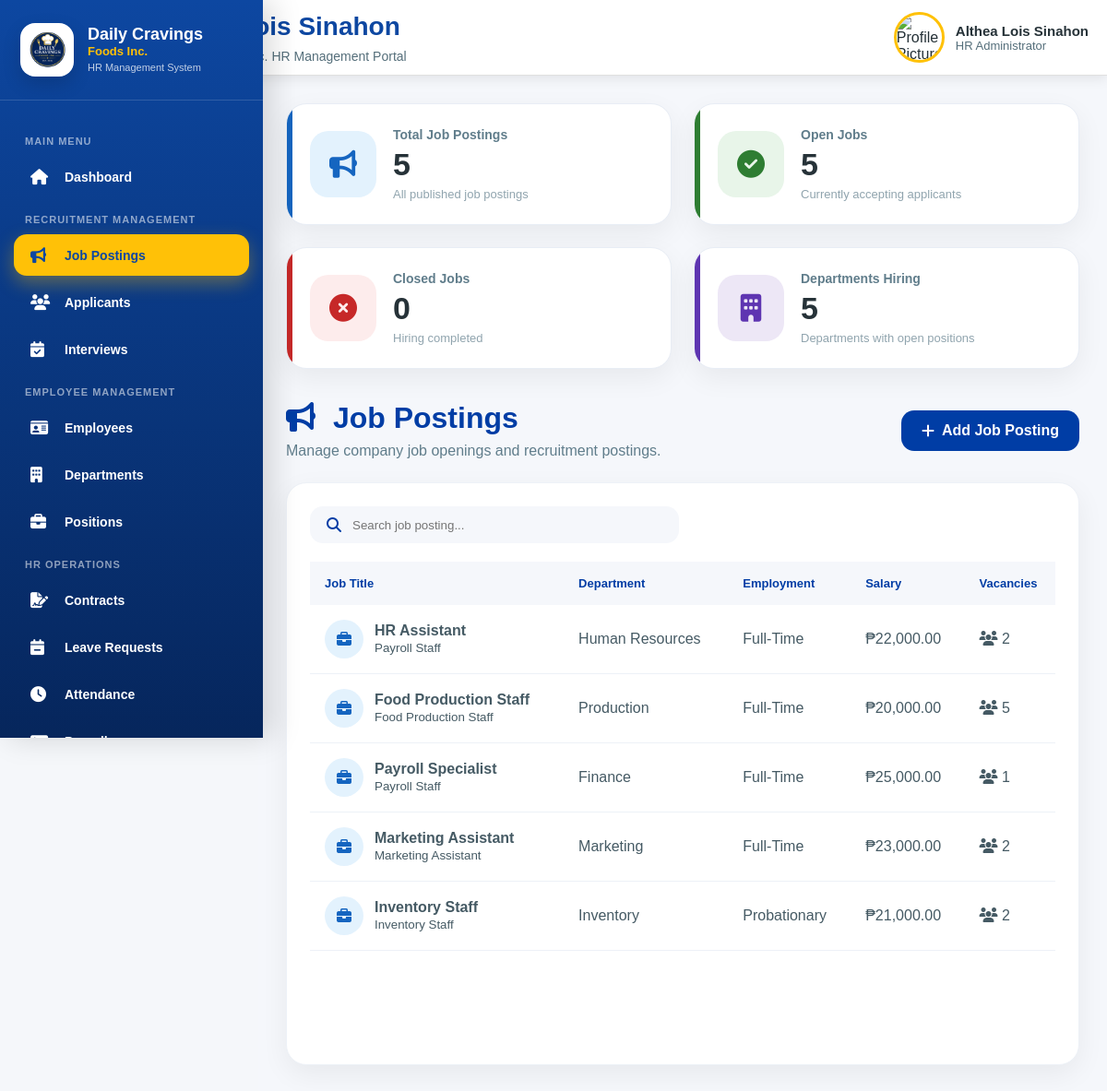
Screenshot of /hr/job_postings.php (signed in) with the database file from the repository.
### tables this page shows
CREATE TABLE `job_postings` (
  `job_id` int(11) NOT NULL,
  `position_id` int(11) DEFAULT NULL,
  `department_id` int(11) DEFAULT NULL,
  `job_title` varchar(100) DEFAULT NULL,
  `salary` decimal(10,2) DEFAULT NULL,
  `employment_type` enum('Full-Time','Part-Time','Contractual','Probationary','Internship') DEFAULT NULL,
  `description` text DEFAULT NULL,
  `location` varchar(150) DEFAULT NULL,
  `vacancies` int(11) DEFAULT 1,
  `requirements` text DEFAULT NULL,
  `responsibilities` text DEFAULT NULL,
  `status` enum('Open','Closed') DEFAULT 'Open',
  `posted_date` date DEFAULT NULL,
  `closing_date` date DEFAULT NULL,
  `created_at` timestamp NOT NULL DEFAULT current_timestamp()
);

CREATE TABLE `positions` (
  `position_id` int(11) NOT NULL,
  `department_id` int(11) DEFAULT NULL,
  `position_name` varchar(100) DEFAULT NULL,
  `description` text DEFAULT NULL,
  `status` enum('Active','Inactive') DEFAULT 'Active',
  `created_at` timestamp NOT NULL DEFAULT current_timestamp()
);

CREATE TABLE `departments` (
  `department_id` int(11) NOT NULL,
  `department_name` varchar(100) DEFAULT NULL,
  `description` text DEFAULT NULL,
  `created_at` timestamp NOT NULL DEFAULT current_timestamp(),
  `status` enum('Active','Inactive') DEFAULT 'Active'
);

### hr/job_postings.php (the view, shortened to what this page needs)
<?php
require_once "../config/db.php";
$conn->exec("
    UPDATE job_postings
    SET status = 'Closed'
    WHERE status = 'Open'
    AND closing_date IS NOT NULL
    AND closing_date < CURDATE()
");
$totalJobs = $conn->query("
    SELECT COUNT(*)
    FROM job_postings
")->fetchColumn();
$openJobs = $conn->query("
    SELECT COUNT(*)
    FROM job_postings
    WHERE status = 'Open'
")->fetchColumn();
$closedJobs = $conn->query("
    SELECT COUNT(*)
    FROM job_postings
    WHERE status = 'Closed'
")->fetchColumn();
$departmentsHiring = $conn->query("
    SELECT COUNT(DISTINCT department_id)
    FROM job_postings
    WHERE status = 'Open'
")->fetchColumn();
$sql = "
SELECT
    j.job_id,
    j.job_title,
    j.salary,
    j.employment_type,
    j.location,
    j.vacancies,
    j.status,
    j.posted_date,
    j.closing_date,
    j.created_at,
    d.department_name,
    p.position_name
FROM job_postings j
LEFT JOIN departments d
    ON j.department_id = d.department_id
LEFT JOIN positions p
    ON j.position_id = p.position_id
WHERE 1
";
$params = [];
$sql .= "
ORDER BY j.created_at DESC
";
$stmt = $conn->prepare($sql);
$stmt->execute($params);
$jobs = $stmt->fetchAll(PDO::FETCH_ASSOC);
?>
<!DOCTYPE html>
<html lang="en">
<head>
    <link rel="stylesheet" href="../assets/css/global.css">
    <link rel="stylesheet" href="../assets/css/hr.css">
    <link rel="stylesheet" href="https://cdnjs.cloudflare.com/ajax/libs/font-awesome/6.7.2/css/all.min.css">
</head>
<body>
<div class="hr-wrapper">
    <?php require_once "includes/sidebar.php"; ?>
    <div class="hr-content-wrapper">
        <?php require_once "includes/header.php"; ?>
        <main class="hr-main">
            <section class="hr-job-page">
            <div class="hr-job-summary-grid">
                <div class="hr-job-summary-card blue">
                    <div class="hr-job-summary-icon">
                        <i class="fa-solid fa-bullhorn"></i>
                    </div>
                    <div class="hr-job-summary-content">
                        <span>Total Job Postings</span>
                        <h2>
                            <?= $totalJobs; ?>
                        </h2>
                        <p>All published job postings</p>
                    </div>
                </div>
                <div class="hr-job-summary-card green">
                    <div class="hr-job-summary-icon">
                        <i class="fa-solid fa-circle-check"></i>
                    </div>
                    <div class="hr-job-summary-content">
                        <span>Open Jobs</span>
                        <h2>
                            <?= $openJobs; ?>
                        </h2>
                        <p>Currently accepting applicants</p>
                    </div>
                </div>
                <div class="hr-job-summary-card red">
                    <div class="hr-job-summary-icon">
                        <i class="fa-solid fa-circle-xmark"></i>
                    </div>
                    <div class="hr-job-summary-content">
                        <span>Closed Jobs</span>
                        <h2>
                            <?= $closedJobs; ?>
                        </h2>
                        <p>Hiring completed</p>
                    </div>
                </div>
                <div class="hr-job-summary-card purple">
                    <div class="hr-job-summary-icon">
                        <i class="fa-solid fa-building"></i>
                    </div>
                    <div class="hr-job-summary-content">
                        <span>Departments Hiring</span>
                        <h2>
                            <?= $departmentsHiring; ?>
                        </h2>
                        <p>Departments with open positions</p>
                    </div>
                </div>
            </div>
            <div class="hr-job-header">
                <div class="hr-job-title">
                    <h1>
                        <i class="fa-solid fa-bullhorn"></i>
                        Job Postings
                    </h1>
                    <p>Manage company job openings and recruitment postings.</p>
                </div>
                <a
                    href="job_posting_add.php"
                    class="hr-job-add-btn"
                >
                    <i class="fa-solid fa-plus"></i>
                    Add Job Posting
                </a>
            </div>
            <div class="hr-job-table-card">
                <div class="hr-job-search">
                    <div class="hr-job-search-box">
                        <i class="fa-solid fa-magnifying-glass"></i>
                        <input
                            type="text"
                            id="jobSearch"
                            placeholder="Search job posting..."
                            autocomplete="off"
                        >
                    </div>
                </div>
                <div class="hr-job-table-wrapper">
                    <table class="hr-job-table">
                        <thead>
                            <tr>
                                <th>Job Title</th>
                                <th>Department</th>
                                <th>Employment</th>
                                <th>Salary</th>
                                <th>Vacancies</th>
                            </tr>
                        </thead>
                        <tbody id="jobTableBody">
                            <?php if (!empty($jobs)): ?>
                                <?php foreach ($jobs as $job): ?>
                                    <tr class="job-row">
                                        <td>
                                            <div class="hr-job-name">
                                                <div class="hr-job-avatar">
                                                    <i class="fa-solid fa-briefcase"></i>
                                                </div>
                                                <div>
                                                    <strong>
                                                        <?= htmlspecialchars($job['job_title']); ?>
                                                    </strong>
                                                    <br>
                                                    <small>
                                                        <?= htmlspecialchars($job['position_name'] ?? "No Position"); ?>
                                                    </small>
                                                </div>
                                            </div>
                                        </td>
                                        <td>
                                            <?= htmlspecialchars($job['department_name'] ?? "N/A"); ?>
                                        </td>
                                        <td>
                                            <span class="hr-job-type">
                                                <?= htmlspecialchars($job['employment_type']); ?>
                                            </span>
                                        </td>
                                        <td>
                                            ₱<?= number_format($job['salary'], 2); ?>
                                        </td>
                                        <td>
                                            <span class="hr-job-vacancy">
                                                <i class="fa-solid fa-users"></i>
                                                <?= (int)$job['vacancies']; ?>
                                            </span>
                                        </td>
                                    </tr>
                                <?php endforeach; ?>
                            <?php endif; ?>
                        </tbody>
                    </table>
                </div>
            </div>
        </section>
    </main>
</div>
</div>
</body>
</html>

### assets/css/global.css (style rules this page uses)
:root { --primary:#0D47A1; --primary-dark:#08306B; --secondary:#1565C0; --secondary-dark:#0B3D91; --accent:#FFC107; --success:#2E7D32; --warning:#F9A825; --danger:#C62828; --background:#F5F7FA; --card:#FFFFFF; --text:#263238; --text-light:#546E7A; --border:#E0E0E0; --shadow: 0 4px 12px rgba(0,0,0,.08); --shadow-lg: 0 12px 35px rgba(0,0,0,.12); --radius-sm:8px; --radius:12px; --radius-lg:18px; --radius-xl:25px; --sidebar-width:280px; --header-height:75px; --transition:.30s ease; }
* { margin:0; padding:0; box-sizing:border-box; }
html { scroll-behavior:smooth; }
body { font-family: "Segoe UI", Arial, sans-serif; background:var(--background); color:var(--text); overflow-x:hidden; }
a { text-decoration:none; color:inherit; }
button, input, select, textarea { font-family:inherit; }

### rows the page displays
job_postings: job_title "HR Assistant", position.position_name "Payroll Staff", department.department_name "Human Resources", employment_type "Full-Time", salary "22,000.00", vacancies "2"
job_postings: job_title "Food Production Staff", position.position_name "Food Production Staff", department.department_name "Production", employment_type "Full-Time", salary "20,000.00", vacancies "5"
job_postings: job_title "Payroll Specialist", position.position_name "Payroll Staff", department.department_name "Finance", employment_type "Full-Time", salary "25,000.00", vacancies "1"
job_postings: job_title "Marketing Assistant", position.position_name "Marketing Assistant", department.department_name "Marketing", employment_type "Full-Time", salary "23,000.00", vacancies "2"
job_postings: job_title "Inventory Staff", position.position_name "Inventory Staff", department.department_name "Inventory", employment_type "Probationary", salary "21,000.00", vacancies "2"

### other values shown
$hr_name "Althea Lois Sinahon"
$totalJobs "5"
$openJobs "5"
$closedJobs "0"
$departmentsHiring "5"
